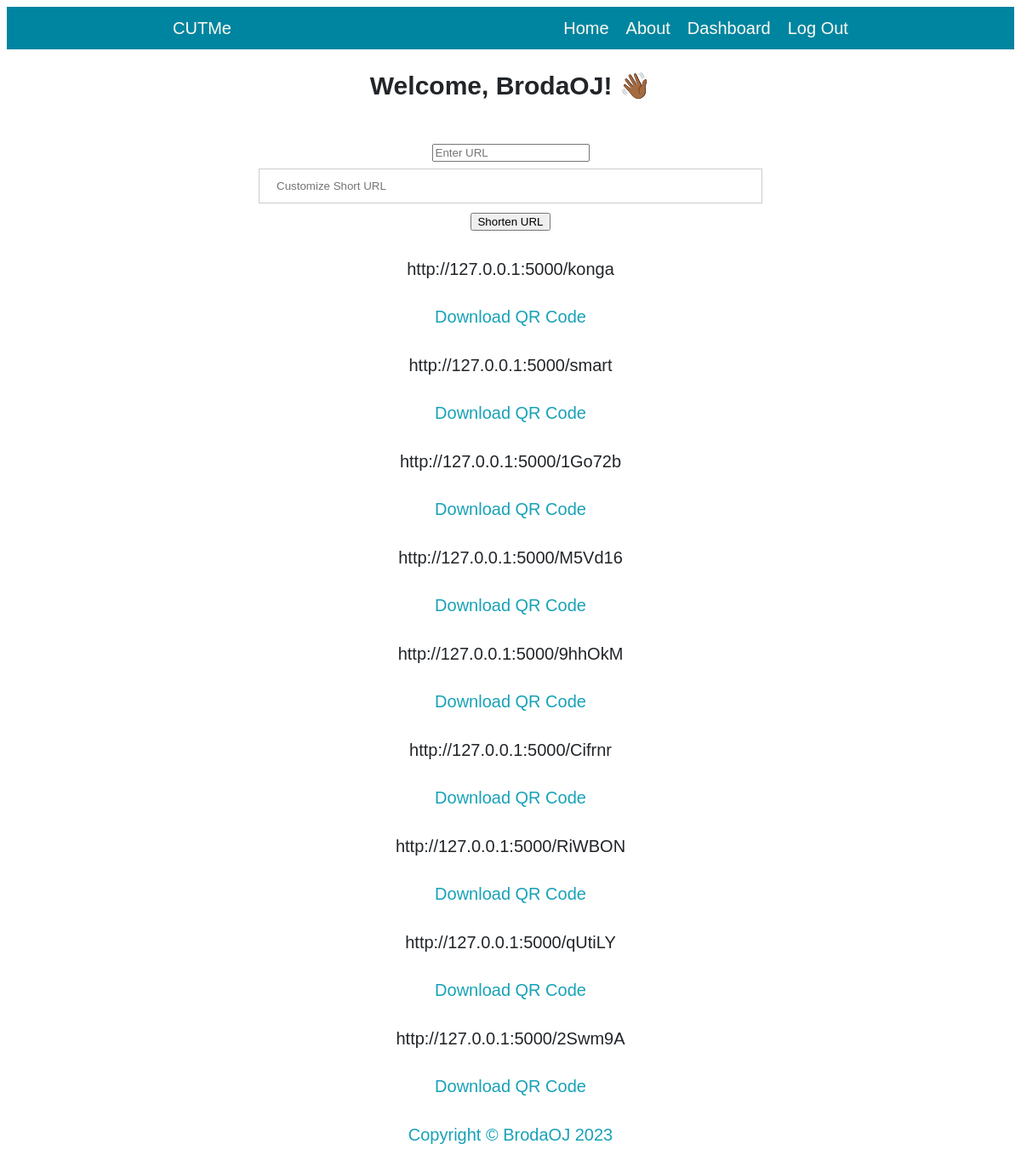
Before: / (signed in) with the older database file.
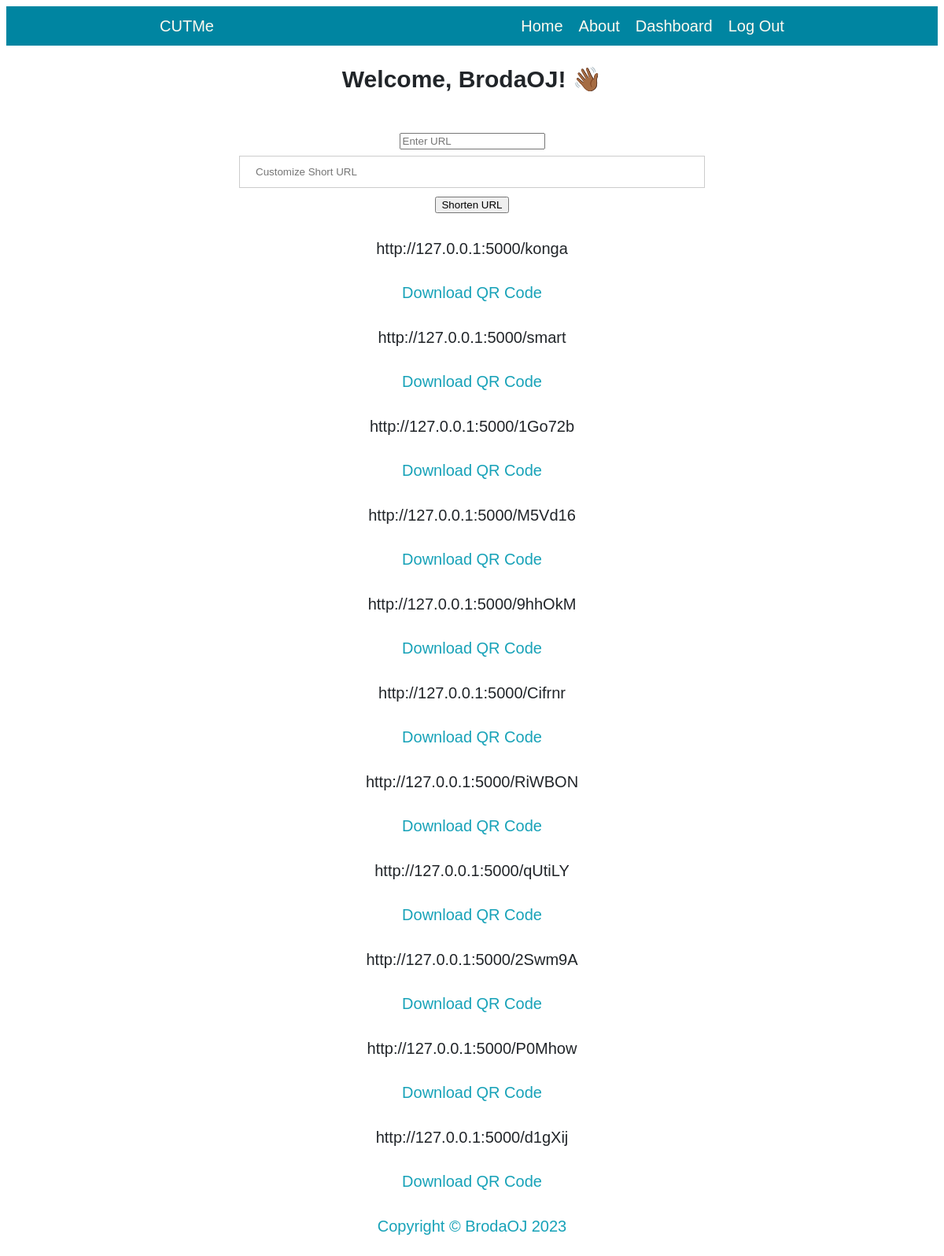
After: the same page with the newer database file.
### app.py (models this page shows, shortened)
class User(db.Model, UserMixin):
    __tablename__ = 'users'
    id = db.Column(db.Integer, primary_key=True)
    username = db.Column(db.String(50), unique=True, nullable=False)
    password = db.Column(db.String(100), nullable=False)
    created_urls = db.relationship('URL', backref='created_by', foreign_keys='URL.user_id')

class URL(db.Model):
    __tablename__ = 'urls'
    id = db.Column(db.Integer, primary_key=True)
    short_code = db.Column(db.String(6), unique=True, nullable=False)
    long_url = db.Column(db.String)
    short_url = db.Column(db.String)
    custom_short_url = db.Column(db.String)  # Add custom_short_url attribute
    user_id = db.Column(db.Integer, db.ForeignKey('users.id'))
    created_at = db.Column(db.DateTime, default=datetime.utcnow)
    clicks = db.relationship('Analytics', backref='url', lazy='dynamic')

### app.py (the view)
@app.route('/')
@login_required
def index():
    user = current_user
    urls = user.created_urls
    return render_template('index.html', user=user, urls=urls)

### app.py (called while the page is built)
@login_manager.user_loader
def load_user(user_id):
    return User.query.get(int(user_id))

### templates/index.html (shortened to what this page needs)
{% extends 'layout.html' %}
{% block content %}
{% if current_user.is_authenticated %}
<h2>Welcome, {{ current_user.username }}! <span class="wave">👋🏾</span></h2>
<br>
<form method="POST" action="/shorten">
    <input type="url" name="url" placeholder="Enter URL" required>
    <input type="text" name="custom_short_url" placeholder="Customize Short URL">
    <button type="submit">Shorten URL</button>
  </form>
  {% for url in urls %}
    <p>{{ url.short_url }}</p>
    <a href="/qr/{{ url.short_code }}">Download QR Code</a>
  {% endfor %}
  {% endif %}
  {% endblock content %}

### templates/layout.html (shortened to what this page needs)
<!DOCTYPE html>
<html lang="en">
  <head>
    <link
      rel="stylesheet"
      href="{{url_for('static',filename= 'css/style.css')}}"
    />
  </head>
  <body>
    <header>
      <div class="Blog_tittle">
        <a href="{{url_for('index')}}">CUTMe</a>
      </div>
      <div class="navs">
        {% if current_user.is_authenticated %}
        <a href="{{url_for('index')}}">Home</a>
        <a href="{{url_for('about')}}">About</a>
        <a href="{{url_for('dashboard')}}">Dashboard</a>
        <a href="{{url_for('logout')}}">Log Out</a>
        {% else %}
        <a href="{{url_for('index')}}">Home</a>
        <a href="{{url_for('about')}}">About</a>
        <a href="{{url_for('register')}}">Sign Up</a>
        <a href="{{url_for('login')}}">Log In</a>
        {% endif %}
      </div>
    </header>
    <main class="container">{% block content %}{% endblock content %}</main>
      <p class="footer">
        <a href="#"
          >Copyright © BrodaOJ <script>document.write(new Date().getFullYear());</script> </a>
      </p>
  </body>
</html>

### static/css/style.css (style rules this page uses)
* { font-family: Arial, Helvetica, sans-serif; box-sizing: border-box; }
body { font-size:20px; color:#212529; text-align: center; font-family:Lora,'Times New Roman',serif, }
header { display: flex; flex-flow: row wrap; justify-content: space-between; margin-bottom: 20px; background-color: #0085a1; min-height: 50px; max-height: auto; }
header > * { flex: 1 1 auto; }
header a { margin: 10px; color: floralwhite; text-decoration: none; white-space: nowrap; }
a { text-decoration: none; color: #17a2b8; }
.navs, .Blog_tittle { display: flex; flex-wrap: wrap; align-content: center; justify-content: center; }
.container { width: 50%; margin: auto; }
input[type=text], input[type=password] { width: 100%; padding: 12px 20px; margin: 8px 0; display: inline-block; border: 1px solid #ccc; box-sizing: border-box; }
p { line-height:1.5;margin:30px 0 }

Changed rows visible on the page:
added URL: short_url "http://127.0.0.1:5000/P0Mhow"
added URL: short_url "http://127.0.0.1:5000/d1gXij"
